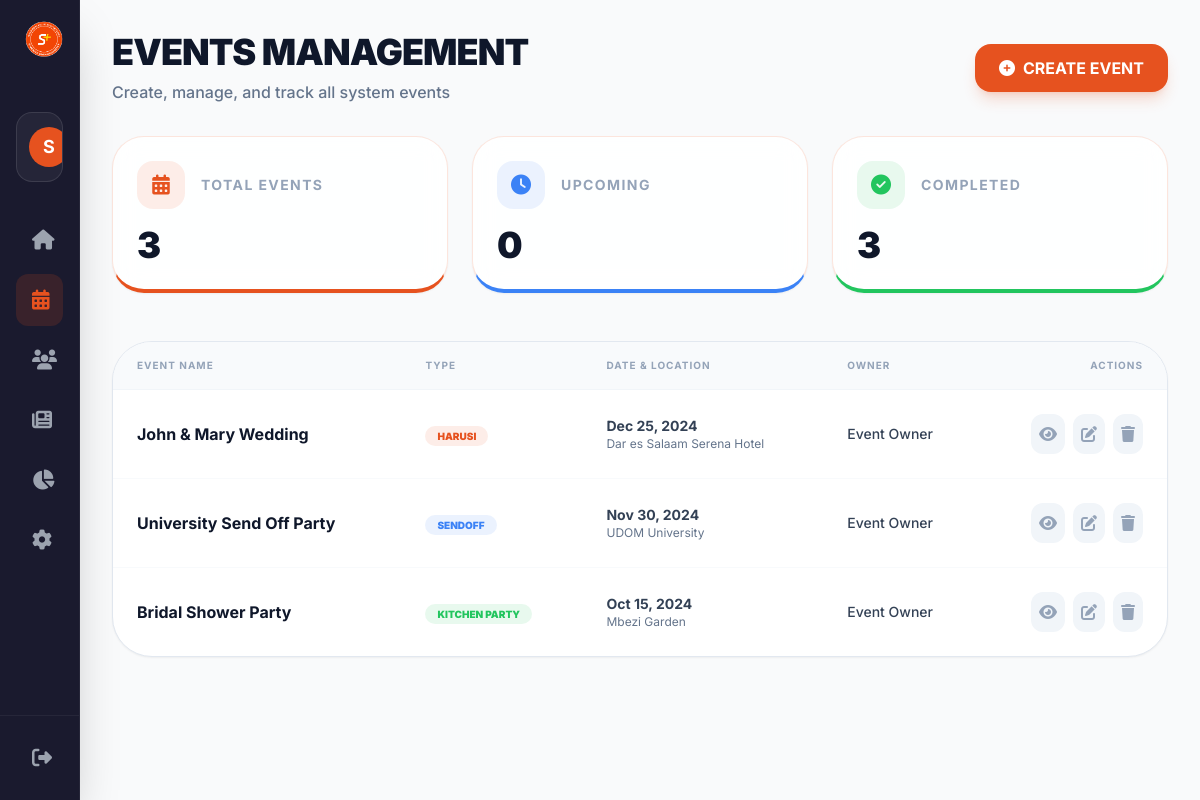
/admin/events.php (signed in), run on the app's committed database.
### tables this page shows
CREATE TABLE events (
    id INT AUTO_INCREMENT PRIMARY KEY,
    event_name VARCHAR(200) NOT NULL,
    event_type ENUM('harusi', 'sendoff', 'kitchen_party', 'nyingine') NOT NULL,
    event_date DATE NOT NULL,
    location VARCHAR(200) NOT NULL,
    description TEXT,
    cover_image VARCHAR(255),
    event_owner_id INT NOT NULL,
    created_by INT NOT NULL,
    created_at TIMESTAMP DEFAULT CURRENT_TIMESTAMP,
    updated_at TIMESTAMP DEFAULT CURRENT_TIMESTAMP ON UPDATE CURRENT_TIMESTAMP,
    FOREIGN KEY (event_owner_id) REFERENCES users(id) ON DELETE CASCADE,
    FOREIGN KEY (created_by) REFERENCES users(id) ON DELETE CASCADE
);

CREATE TABLE users (
    id INT AUTO_INCREMENT PRIMARY KEY,
    username VARCHAR(50) UNIQUE NOT NULL,
    email VARCHAR(100) UNIQUE NOT NULL,
    password VARCHAR(255) NOT NULL,
    role ENUM('admin', 'event_owner') NOT NULL DEFAULT 'event_owner',
    full_name VARCHAR(100),
    phone VARCHAR(20),
    avatar VARCHAR(255),
    created_at TIMESTAMP DEFAULT CURRENT_TIMESTAMP,
    is_active BOOLEAN DEFAULT TRUE
);

### admin/events.php (the view, shortened to what this page needs)
<?php
require_once 'includes/header.php';
require_once 'includes/sidebar.php';
$eventsQuery = $conn->query("
    SELECT e.*, u.full_name as owner_name, creator.full_name as creator_name
    FROM events e
    JOIN users u ON e.event_owner_id = u.id
    JOIN users creator ON e.created_by = creator.id
    ORDER BY e.event_date DESC
");
$events = $eventsQuery->fetch_all(MYSQLI_ASSOC);
$statsQuery = $conn->query("
    SELECT
        COUNT(*) as total_events,
        SUM(event_date >= CURDATE()) as upcoming,
        SUM(event_date < CURDATE()) as completed,
        COUNT(DISTINCT event_owner_id) as unique_owners
    FROM events
");
$stats = $statsQuery->fetch_assoc();
?>
<main class="flex-1 lg:ml-20 p-4 md:p-8 transition-all duration-300 min-w-0 pb-24 lg:pb-8">
    <header class="flex flex-col lg:flex-row lg:items-center justify-between mb-8 gap-4">
        <div>
            <h1 class="text-4xl font-black text-slate-900 mb-2 uppercase tracking-tight">Events Management</h1>
            <p class="text-slate-500 font-medium">Create, manage, and track all system events</p>
        </div>
        <div class="flex gap-3">
            <button onclick="openCreateModal()" class="bg-primary hover:bg-primary-dark text-white px-6 py-3 rounded-2xl font-bold transition-all flex items-center gap-2 shadow-lg shadow-primary/20">
                <i class="fas fa-plus-circle"></i>
                <span>CREATE EVENT</span>
            </button>
        </div>
    </header>
    <div class="grid grid-cols-1 md:grid-cols-3 gap-6 mb-12">
        <div class="glass p-6 rounded-[32px] border-b-4 border-b-primary shadow-sm">
            <div class="flex items-center gap-4 mb-4 text-primary">
                <div class="w-12 h-12 rounded-2xl bg-primary/10 flex items-center justify-center text-xl">
                    <i class="fas fa-calendar-alt"></i>
                </div>
                <span class="font-bold text-sm uppercase tracking-widest text-slate-400">Total Events</span>
            </div>
            <div class="text-4xl font-black text-slate-900"><?php echo $stats['total_events']; ?></div>
        </div>
        <div class="glass p-6 rounded-[32px] border-b-4 border-b-blue-500 shadow-sm">
            <div class="flex items-center gap-4 mb-4 text-blue-500">
                <div class="w-12 h-12 rounded-2xl bg-blue-500/10 flex items-center justify-center text-xl">
                    <i class="fas fa-clock"></i>
                </div>
                <span class="font-bold text-sm uppercase tracking-widest text-slate-400">Upcoming</span>
            </div>
            <div class="text-4xl font-black text-slate-900"><?php echo $stats['upcoming'] ?? 0; ?></div>
        </div>
        <div class="glass p-6 rounded-[32px] border-b-4 border-b-green-500 shadow-sm">
            <div class="flex items-center gap-4 mb-4 text-green-500">
                <div class="w-12 h-12 rounded-2xl bg-green-500/10 flex items-center justify-center text-xl">
                    <i class="fas fa-check-circle"></i>
                </div>
                <span class="font-bold text-sm uppercase tracking-widest text-slate-400">Completed</span>
            </div>
            <div class="text-4xl font-black text-slate-900"><?php echo $stats['completed'] ?? 0; ?></div>
        </div>
    </div>
    <div class="bg-white rounded-[40px] border border-slate-200 shadow-sm overflow-hidden">
        <div class="overflow-x-auto">
            <table class="w-full text-left">
                <thead>
                    <tr class="bg-slate-50 border-b border-slate-100 text-[10px] font-black text-slate-400 uppercase tracking-widest">
                        <th class="px-6 py-4">Event Name</th>
                        <th class="px-6 py-4">Type</th>
                        <th class="px-6 py-4">Date & Location</th>
                        <th class="px-6 py-4">Owner</th>
                        <th class="px-6 py-4 text-right">Actions</th>
                    </tr>
                </thead>
                <tbody class="divide-y divide-slate-50">
                    <?php foreach ($events as $event):
                        $eventDate = strtotime($event['event_date']);
                    ?>
                    <tr class="hover:bg-slate-50/50 transition-colors group">
                        <td class="px-6 py-6">
                            <div class="font-bold text-slate-900 group-hover:text-primary transition-colors"><?php echo htmlspecialchars($event['event_name']); ?></div>
                        </td>
                        <td class="px-6 py-6">
                            <?php
                            $badgeClass = match($event['event_type']) {
                                'harusi' => 'bg-primary/10 text-primary',
                                'sendoff' => 'bg-blue-500/10 text-blue-500',
                                'kitchen_party' => 'bg-green-500/10 text-green-500',
                                default => 'bg-slate-100 text-slate-500'
                            };
                            ?>
                            <span class="px-3 py-1 rounded-full <?php echo $badgeClass; ?> text-[10px] font-black uppercase"><?php echo ucfirst(str_replace('_', ' ', $event['event_type'])); ?></span>
                        </td>
                        <td class="px-6 py-6">
                            <div class="text-sm font-bold text-slate-700"><?php echo date('M d, Y', $eventDate); ?></div>
                            <div class="text-xs text-slate-500"><?php echo htmlspecialchars($event['location']); ?></div>
                        </td>
                        <td class="px-6 py-6">
                            <div class="text-sm font-medium text-slate-700"><?php echo htmlspecialchars($event['owner_name']); ?></div>
                        </td>
                        <td class="px-6 py-6 text-right">
                            <div class="flex justify-end gap-2">
                                <a href="view-event.php?id=<?php echo $event['id']; ?>" class="p-2 rounded-xl bg-slate-100 text-slate-400 hover:text-blue-500 hover:bg-blue-50 transition-all">
                                    <i class="fas fa-eye"></i>
                                </a>
                                <button onclick="editEvent(<?php echo $event['id']; ?>)" class="p-2 rounded-xl bg-slate-100 text-slate-400 hover:text-amber-500 hover:bg-amber-50 transition-all">
                                    <i class="fas fa-edit"></i>
                                </button>
                                <button onclick="deleteEvent(<?php echo $event['id']; ?>)" class="p-2 rounded-xl bg-slate-100 text-slate-400 hover:text-red-500 hover:bg-red-50 transition-all">
                                    <i class="fas fa-trash"></i>
                                </button>
                            </div>
                        </td>
                    </tr>
                    <?php endforeach; ?>
                </tbody>
            </table>
        </div>
    </div>
</main>
<?php require_once 'includes/footer.php'; ?>

### admin/includes/header.php (style rules this page uses)
body { background-color: #f8f9fa; font-family: 'Inter', sans-serif; overflow-x: hidden; -webkit-font-smoothing: antialiased; }
.glass { background: rgba(255, 255, 255, 0.85); backdrop-filter: blur(14px); border: 1px solid rgba(230, 82, 31, 0.15); }

### data on the page
events: event_name "John & Mary Wedding", event_type "HARUSI", event_date "Dec 25, 2024", location "Dar es Salaam Serena Hotel", event_owner.full_name "Event Owner"
events: event_name "University Send Off Party", event_type "SENDOFF", event_date "Nov 30, 2024", location "UDOM University", event_owner.full_name "Event Owner"
events: event_name "Bridal Shower Party", event_type "KITCHEN PARTY", event_date "Oct 15, 2024", location "Mbezi Garden", event_owner.full_name "Event Owner"

### other printed values
substr($user['full_name'] ?? 'A', 0, 1) "S"
$stats['total_events'] "3"
$stats['upcoming'] "0"
$stats['completed'] "3"
